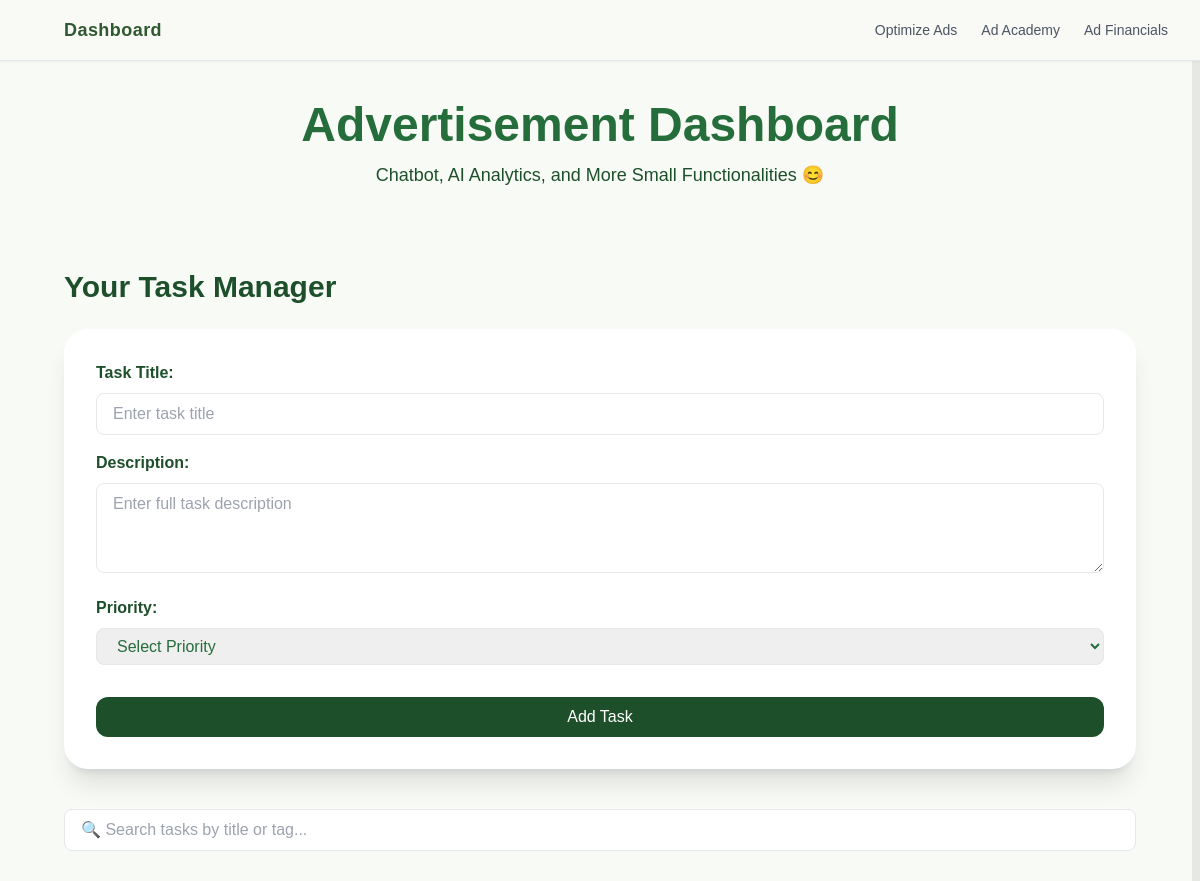
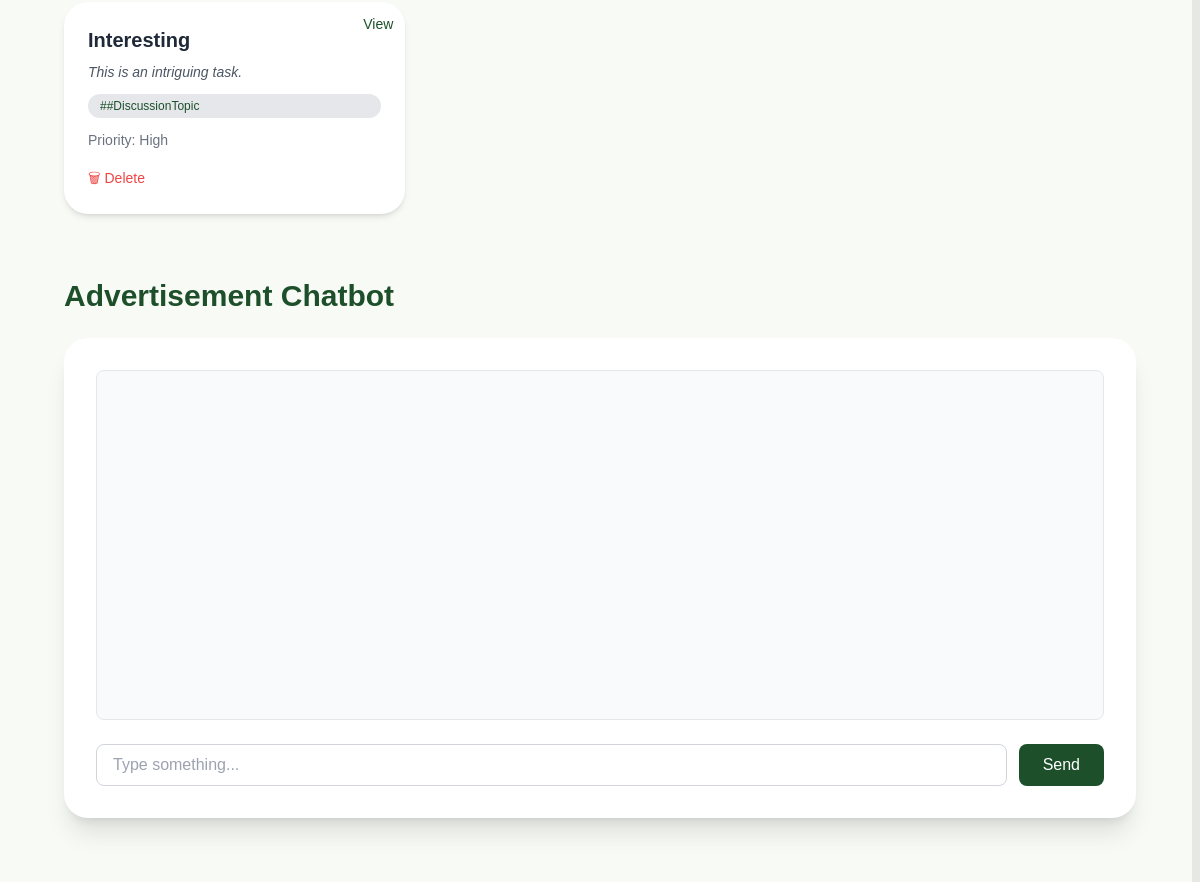
The app's page /dashboard (signed in) with its own data (2 pictures, top to bottom).
### tables this page shows
CREATE TABLE tasks (
                id INTEGER PRIMARY KEY AUTOINCREMENT,
                user_id INTEGER NOT NULL,
                title TEXT NOT NULL,
                description TEXT,
                completed INTEGER DEFAULT 0,
                priority TEXT,
                summary TEXT,
                tag TEXT,
                FOREIGN KEY (user_id) REFERENCES users (id));

### app.py (the view)
@app.route('/dashboard')
def dashboard():
    user_id = session.get('user_id')
    if not user_id:
        return redirect(url_for('auth'))  # Redirect to login page
    with sqlite3.connect(DB_FILE) as conn:
        conn.row_factory = sqlite3.Row
        cursor = conn.cursor()
        cursor.execute("SELECT name FROM users WHERE id = ?", (user_id,))
        user = cursor.fetchone()
        if not user:
            flash("User not found.", "danger")
            return redirect(url_for('auth'))
        cursor.execute("""
            SELECT id, title, description, summary, tag, priority, completed
            FROM tasks
            WHERE user_id = ?
            ORDER BY id DESC
        """, (user_id,))
        task_rows = cursor.fetchall()
    tasks = [{
        'id': row['id'],
        'title': row['title'],
        'description': row['description'],
        'summary': row['summary'],
        'tag': row['tag'],
        'priority': row['priority'],
        'completed': row['completed']
    } for row in task_rows]
    return render_template("dashboard.html", user_name=user["name"], tasks=tasks)

### templates/dashboard.html (shortened to what this page needs)
<!DOCTYPE html>
<html lang="en">
    <head>
        <script src="https://cdn.tailwindcss.com"></script>
        <link href="https://cdn.quilljs.com/1.3.6/quill.snow.css" rel="stylesheet" />
    </head>
    <body class="text-primaryGreen font-sans">
        <nav class="bg-[#f9f9f6] backdrop-blur-md shadow-sm border-b border-gray-200 py-4 px-8 flex items-center justify-between sticky top-0 z-50">
            <div class="flex items-center space-x-3">
                <i data-feather="home" class="w-5 h-5 text-[#2f5930]"></i>
                <a href="/dashboard" class="text-lg font-bold text-[#2f5930] tracking-wide">Dashboard</a>
            </div>
            <div class="flex space-x-6 text-sm font-medium">
                <a href="/optimization" class="text-gray-600 hover:text-[#2f5930]">Optimize Ads</a>
                <a href="/academy" class="text-gray-600 hover:text-[#2f5930]">Ad Academy</a>
                <a href="/financial" class="text-gray-600 hover:text-[#2f5930]">Ad Financials</a>
            </div>
        </nav>
        <div class="w-2 fixed top-0 right-0 bottom-0 bg-calmGray-light transition-colors duration-500 z-20"></div>
        <main class="max-w-6xl mx-auto py-10 px-6 animate-fadeIn">
            <header class="mb-10 text-center">
                <h1 class="text-5xl font-black mb-3">Advertisement Dashboard</h1>
                <p class="text-primaryGreen-dark text-lg">Chatbot, AI Analytics, and More Small Functionalities 😊</p>
            </header>
        </main>
        <section class="mb-16 px-4 md:px-16 animate-fade-in-up">
            <h2 class="text-3xl font-bold mb-6 text-primaryGreen-dark">Your Task Manager</h2>
            <section class="bg-white rounded-3xl shadow-xl p-8 mb-10 transition-shadow duration-300 hover:shadow-2xl animate-fadeIn">
                <form action="/dashboard/add_task" method="POST" class="grid gap-4">
                    <div>
                        <label class="block mb-2 font-semibold text-primaryGreen-dark">Task Title:</label>
                        <input name="title" type="text" placeholder="Enter task title" required class="w-full px-4 py-2 border rounded-lg focus:outline-none focus:ring-2 focus:ring-primaryGreen-light">
                    </div>
                    <div>
                        <label class="block mb-2 font-semibold text-primaryGreen-dark">Description:</label>
                        <textarea name="description" rows="3" placeholder="Enter full task description" required class="w-full px-4 py-2 border rounded-lg focus:outline-none focus:ring-2 focus:ring-primaryGreen-light"></textarea>
                    </div>
                    <div>
                        <label class="block mb-2 font-semibold text-primaryGreen-dark">Priority:</label>
                        <select name="priority" class="w-full px-4 py-2 border rounded-lg focus:outline-none focus:ring-2 focus:ring-primaryGreen-light">
                            <option value="">Select Priority</option>
                        </select>
                    </div>
                    <button type="submit" class="bg-primaryGreen-dark text-white px-6 py-2 rounded-xl hover:bg-primaryGreen transition mt-4">Add Task</button>
                </form>
            </section>
            <input id="taskSearch" type="text" placeholder="🔍 Search tasks by title or tag..." class="w-full mb-8 px-4 py-2 border rounded-lg focus:outline-none focus:ring-2 focus:ring-primaryGreen-light">
            <div id="taskList" class="grid grid-cols-1 sm:grid-cols-2 lg:grid-cols-3 gap-6">
                {% for task in tasks %}
                <div class="task-item bg-white rounded-3xl shadow-md p-6 relative transition hover:shadow-xl" data-title="{{ task.title | lower }}" data-tag="{{ task.tag | lower }}">
                    <div class="flex flex-col gap-2">
                        <h3 class="text-xl font-semibold text-gray-800">{{ task.title }}</h3>
                        <p class="text-gray-600 text-sm italic">{{ task.summary }}</p>
                        <span class="inline-block bg-gray-200 text-primaryGreen-dark px-3 py-1 rounded-full text-xs font-medium mt-1">#{{ task.tag }}</span>
                        <span class="text-sm text-gray-500 mt-1">Priority: {{ task.priority or "N/A" }}</span>
                    </div>
                    <button onclick="openModal({{ task.id }})" class="absolute top-3 right-3 text-primaryGreen-dark hover:underline text-sm">View</button>
                    <form action="/dashboard/delete_task/{{ task.id }}" method="POST" class="mt-4">
                        <button type="submit" class="text-red-500 hover:text-red-700 text-sm">🗑 Delete</button>
                    </form>
                </div>
                {% endfor %}
            </div>
        </section>
        <section class="mb-16 px-4 md:px-16 animate-fade-in-up">
            <h2 class="text-3xl font-bold mb-6 text-primaryGreen-dark">Advertisement Chatbot</h2>
            <div class="bg-white rounded-3xl shadow-xl p-8 transition-shadow duration-300 hover:shadow-2xl">
                <div id="chat-window" class="h-[350px] overflow-y-auto bg-gray-50 p-4 rounded-lg border border-gray-200 mb-6 space-y-4">
                </div>
                <form id="chat-form" class="flex gap-3">
                    <input
                            type="text"
                            id="user-input"
                            placeholder="Type something..."
                            autocomplete="off"
                            class="flex-grow border border-gray-300 rounded-lg px-4 py-2 focus:outline-none focus:ring-2 focus:ring-primaryGreen"
                    />
                    <button
                            type="submit"
                            class="bg-primaryGreen-dark text-white px-6 py-2 rounded-lg hover:bg-primaryGreen transition"
                    >
                        Send
                    </button>
                </form>
            </div>
        </section>
    </body>
</html>

### templates/dashboard.html (style rules this page uses)
body { background-color: #f8faf6; font-family: "Trebuchet MS", Helvetica, sans-serif; }

### records on screen
tasks: title "Interesting", summary "This is an intriguing task.", tag "#DiscussionTopic", priority "High"
